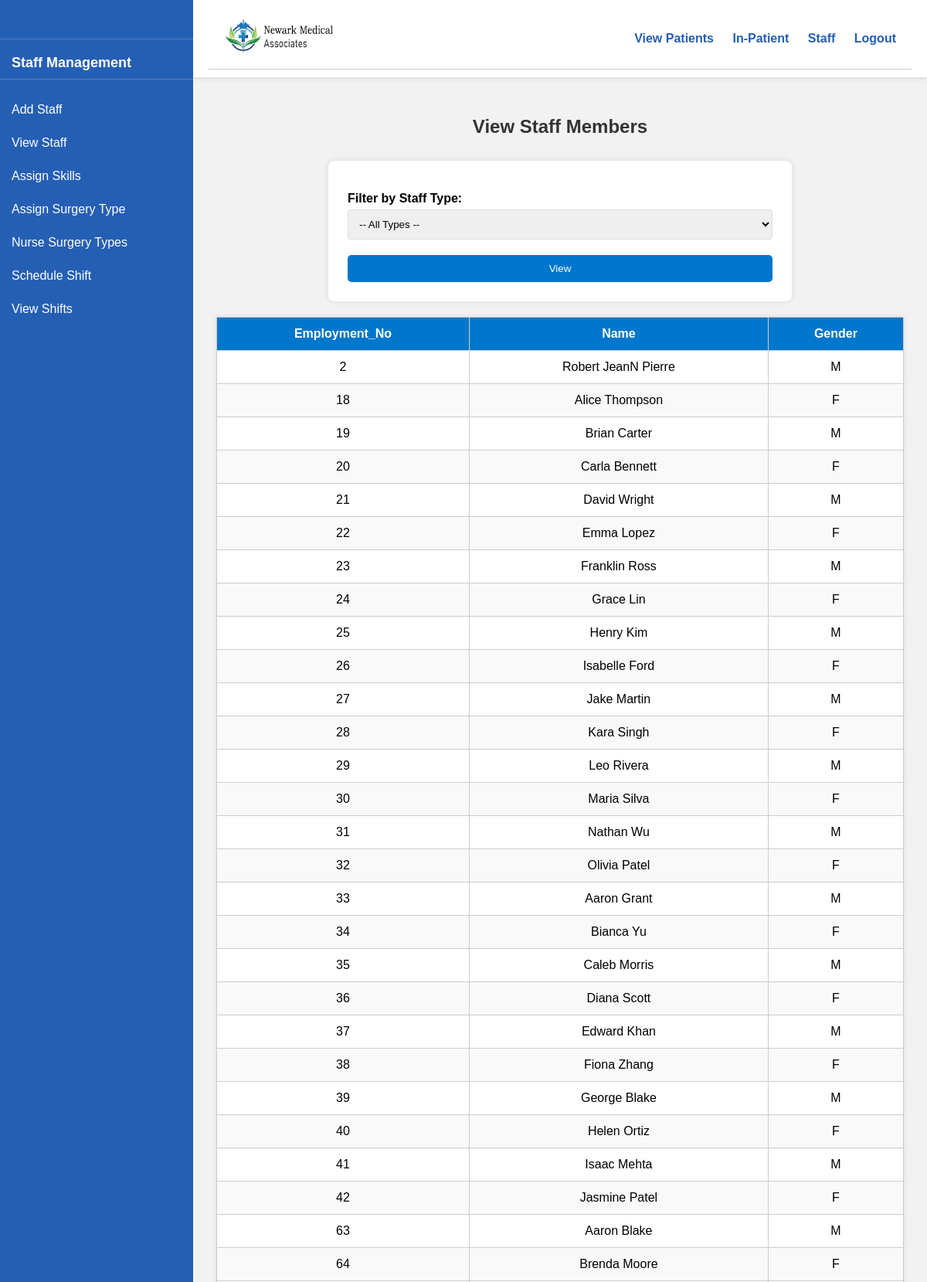
The page /staff/view_staff.php (signed in, upper part) on the database its author committed.
### tables this page shows
CREATE TABLE `STAFF` (
  `Employment_No` int(11) NOT NULL AUTO_INCREMENT,
  `Name` varchar(100) DEFAULT NULL,
  `Gender` char(1) DEFAULT NULL,
  `Street` varchar(100) DEFAULT NULL,
  `City` varchar(50) DEFAULT NULL,
  `State` char(2) DEFAULT NULL,
  `Zip` char(10) DEFAULT NULL,
  `Phone` varchar(15) DEFAULT NULL,
  `SSN` char(9) DEFAULT NULL,
  PRIMARY KEY (`Employment_No`),
  UNIQUE KEY `SSN` (`SSN`)
);

### staff/view_staff.php (the view, shortened to what this page needs)
<?php
include('../connect.php');
?>
<!DOCTYPE html>
<html>
<head>
  <link rel="stylesheet" href="/styles/style.css">
</head>
<body>
<div class="sidebar">
</div>
<div class="main-content-area">
  <header>
    <?php include($_SERVER['DOCUMENT_ROOT'].'/includes/header.php'); ?>
  </header>
  <div class="page-content">
    <h2>View Staff Members</h2>
    <form method="GET">
      <label for="type">Filter by Staff Type:</label>
      <select name="type" id="type">
        <option value="">-- All Types --</option>
      </select>
      <button type="submit">View</button>
    </form>
    <div class="table-wrapper">
      <?php
      $type = $_GET['type'] ?? '';
      if ($type == 'PHYSICIAN') {
        $sql = "SELECT S.Employment_No, S.Name, S.Gender, P.Specialty, P.Salary
                FROM STAFF S
                JOIN PHYSICIAN P ON S.Employment_No = P.Employment_No";
      } elseif ($type == 'NURSE') {
        $sql = "SELECT S.Employment_No, S.Name, S.Gender, N.Grade, N.Experience, N.Salary
                FROM STAFF S
                JOIN NURSE N ON S.Employment_No = N.Employment_No";
      } elseif ($type == 'SURGEON') {
        $sql = "SELECT S.Employment_No, S.Name, S.Gender, SU.Specialty, SU.Contract_Type, SU.Contract_Length
                FROM STAFF S
                JOIN SURGEON SU ON S.Employment_No = SU.Employment_No";
      } else {
        $sql = "SELECT Employment_No, Name, Gender FROM STAFF";
      }
      $result = $conn->query($sql);
      if ($result->num_rows > 0) {
        echo '<table class="scrollable-table sticky-header">';
        echo "<thead><tr>";
        $fields = $result->fetch_fields();
        foreach ($fields as $field) {
          echo "<th>" . htmlspecialchars($field->name) . "</th>";
        }
        echo "</tr></thead><tbody>";
        $result->data_seek(0);
        while ($row = $result->fetch_assoc()) {
          echo "<tr>";
          foreach ($row as $val) {
            echo "<td>" . htmlspecialchars($val) . "</td>";
          }
          echo "</tr>";
        }
        echo "</tbody></table>";
      } else {
        echo "<p>No staff found.</p>";
      }
      ?>
    </div>
  </div>
</div>
</body>
</html>

### assets/style.css (style rules this page uses)
* { box-sizing: border-box; }
body { margin: 0; font-family: Arial, sans-serif; background-color: #f2f2f2; display: flex; height: 100vh; overflow: hidden; }
.sidebar { width: 250px; background-color: #255fb4; color: white; padding-top: 20px; height: 100vh; position: fixed; overflow-y: auto; z-index: 200; }
.main-content-area { margin-left: 250px; width: calc(100% - 250px); display: flex; flex-direction: column; height: 100vh; }
header { background: white; padding: 10px 20px; box-shadow: 0 2px 5px rgba(0,0,0,0.1); position: sticky; top: 0; z-index: 100; }
.page-content { flex-grow: 1; padding: 30px; overflow-y: auto; }
h1, h2, h3, h4, h5, h6 { color: #333; }
h2 { text-align: center; margin-bottom: 30px; }
form { background: #fff; padding: 25px; border-radius: 8px; max-width: 600px; margin: auto; box-shadow: 0 0 8px rgba(0,0,0,0.1); }
label { display: block; margin-top: 15px; font-weight: bold; }
input[type="text"], input[type="email"], input[type="password"], input[type="number"], input[type="date"], input[type="tel"], select, textarea { width: 100%; padding: 10px; margin-top: 5px; border: 1px solid #ddd; border-radius: 4px; }
button, input[type="submit"] { width: 100%; background: #0077cc; color: white; border: none; border-radius: 5px; padding: 10px 15px; margin-top: 20px; cursor: pointer; }
table { width: 100%; border-collapse: collapse; background: #fff; box-shadow: 0 0 6px rgba(0,0,0,0.1); margin-top: 20px; margin-bottom: 20px; }
th, td { padding: 12px; border: 1px solid #ccc; text-align: center; }
th { background: #0077cc; color: white; font-weight: bold; }
tr:nth-child(even) { background-color: #f9f9f9; }

### rows shown on the page
staff: Employment_No "2", Name "Robert JeanN Pierre", Gender "M"
staff: Employment_No "18", Name "Alice Thompson", Gender "F"
staff: Employment_No "19", Name "Brian Carter", Gender "M"
staff: Employment_No "20", Name "Carla Bennett", Gender "F"
staff: Employment_No "21", Name "David Wright", Gender "M"
staff: Employment_No "22", Name "Emma Lopez", Gender "F"
staff: Employment_No "23", Name "Franklin Ross", Gender "M"
staff: Employment_No "24", Name "Grace Lin", Gender "F"
staff: Employment_No "25", Name "Henry Kim", Gender "M"
staff: Employment_No "26", Name "Isabelle Ford", Gender "F"
staff: Employment_No "27", Name "Jake Martin", Gender "M"
staff: Employment_No "28", Name "Kara Singh", Gender "F"
staff: Employment_No "29", Name "Leo Rivera", Gender "M"
staff: Employment_No "30", Name "Maria Silva", Gender "F"
staff: Employment_No "31", Name "Nathan Wu", Gender "M"
staff: Employment_No "32", Name "Olivia Patel", Gender "F"
staff: Employment_No "33", Name "Aaron Grant", Gender "M"
staff: Employment_No "34", Name "Bianca Yu", Gender "F"
staff: Employment_No "35", Name "Caleb Morris", Gender "M"
staff: Employment_No "36", Name "Diana Scott", Gender "F"
staff: Employment_No "37", Name "Edward Khan", Gender "M"
staff: Employment_No "38", Name "Fiona Zhang", Gender "F"
staff: Employment_No "39", Name "George Blake", Gender "M"
staff: Employment_No "40", Name "Helen Ortiz", Gender "F"
staff: Employment_No "41", Name "Isaac Mehta", Gender "M"
staff: Employment_No "42", Name "Jasmine Patel", Gender "F"
staff: Employment_No "63", Name "Aaron Blake", Gender "M"
staff: Employment_No "64", Name "Brenda Moore", Gender "F"

### other values the page prints
$field->name "Employment_No"
$field->name "Name"
$field->name "Gender"
